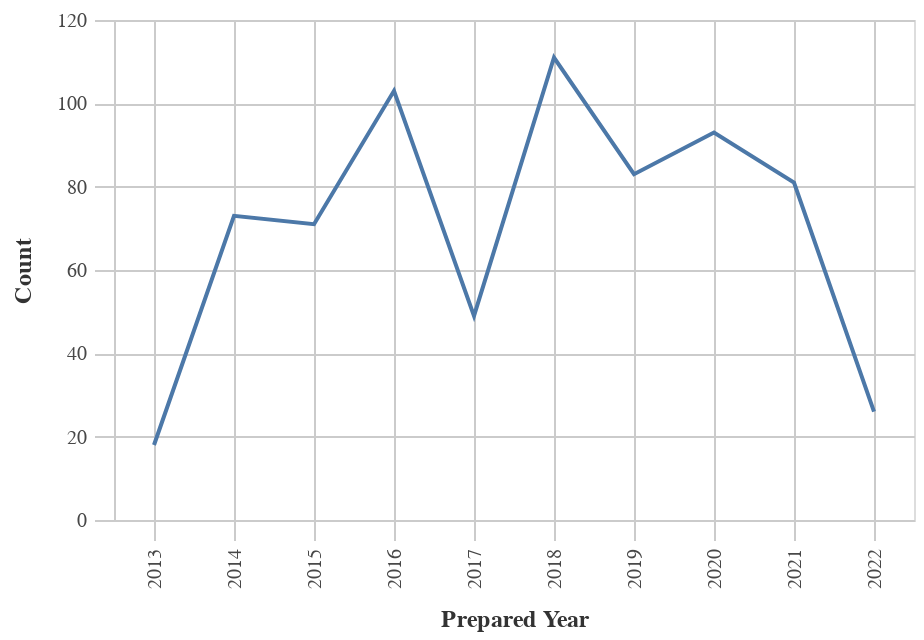

Write notebook code for a chart like this one.
### Markdown cell above
### Obligations by Year

### Code cell
#Line chart for Obligations by Year
chart_df = (df_top>>filter(_.variable=='prepared_y')).rename(columns= {"value":"Year"})
    
chart1= (_dla_utils_reports.basic_line_chart_test_no_save(chart_df, 'Year', 'count', district)).encode(x=alt.X('Year:O', title='Prepared Year'))
display(chart1)

### Figure 1 — Vega-Lite specification as saved in the notebook (floating-point values rounded to 4 significant figures)
{"config": {"view": {"continuousWidth": 400, "continuousHeight": 300}, "axis": {"domainColor": "#cbcbcb", "grid": true, "gridColor": "#cbcbcb", "gridWidth": 1, "labelColor": "#474747", "labelFont": "Nunito Sans", "labelFontSize": 10, "labelPadding": 4, "tickColor": "#cbcbcb", "tickSize": 10, "titleColor": "#333", "titleFont": "Raleway", "titleFontSize": 12, "titlePadding": 10}, "axisBand": {"grid": false}, "background": "white", "font": "Raleway", "header": {"labelFont": "Nunito Sans", "titleFont": "Raleway"}, "legend": {"labelColor": "#333", "labelFont": "Nunito Sans", "labelFontSize": 11, "labelLimit": 0, "padding": 1, "symbolSize": 30, "symbolType": "square", "titleColor": "#333", "titleFont": "Raleway", "titleFontSize": 14, "titlePadding": 10}, "title": {"anchor": "middle", "font": "Raleway", "fontSize": 18, "fontWeight": 300, "offset": 20}}, "data": {"name": "data-31e1800fed9d6d4d24d2e36a9cd2e284"}, "mark": "line", "encoding": {"tooltip": [{"field": "Year", "type": "quantitative"}, {"field": "count", "type": "quantitative"}], "x": {"field": "Year", "title": "Prepared Year", "type": "ordinal"}, "y": {"field": "count", "title": "Count", "type": "quantitative"}}, "height": 250, "width": 400, "$schema": "https://vega.github.io/schema/vega-lite/v4.17.0.json", "datasets": {"data-31e1800fed9d6d4d24d2e36a9cd2e284": [{"Year": 2018.0, "count": 111, "variable": "prepared_y"}, {"Year": 2016.0, "count": 103, "variable": "prepared_y"}, {"Year": 2020.0, "count": 93, "variable": "prepared_y"}, {"Year": 2019.0, "count": 83, "variable": "prepared_y"}, {"Year": 2021.0, "count": 81, "variable": "prepared_y"}, {"Year": 2014.0, "count": 73, "variable": "prepared_y"}, {"Year": 2015.0, "count": 71, "variable": "prepared_y"}, {"Year": 2017.0, "count": 49, "variable": "prepared_y"}, {"Year": 2022.0, "count": 26, "variable": "prepared_y"}, {"Year": 2013.0, "count": 18, "variable": "prepared_y"}]}}
